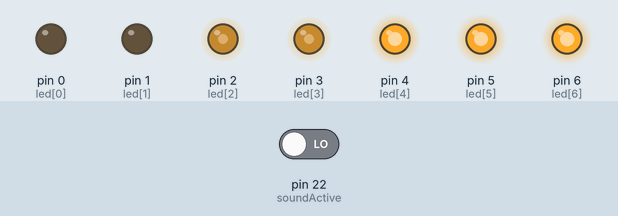
Bench run of a sketch on a simulated Arduino Mega 2560, built with avr-gcc and run on an emulated ATmega2560. Parts: output pins drawn as LEDs (lit = HIGH). Inputs (shaded band) come from the test bench; at power-on: pin 22 (soundActive) LOW.

Above: at 1.26 s.
1.3 s: pin 22 (soundActive) driven HIGH
At 2.3 s:
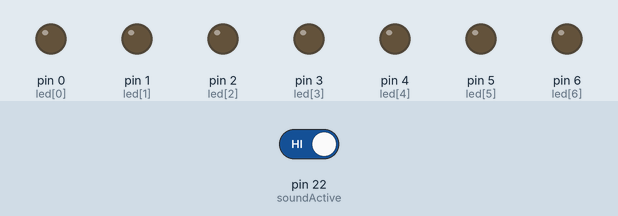
2.8 s: pin 22 (soundActive) driven LOW
At 2.96 s:
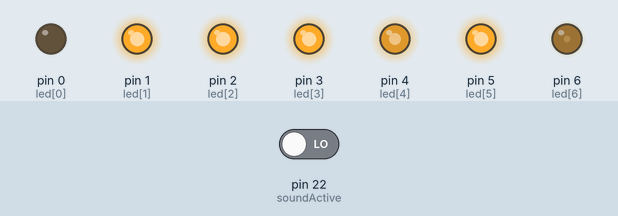
At 3.46 s:
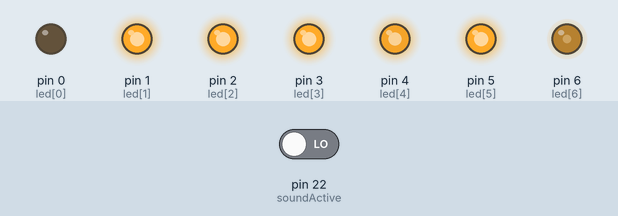
Timing chart, 0 to 22.3 s (numbered marks = the images above; inputs shaded):
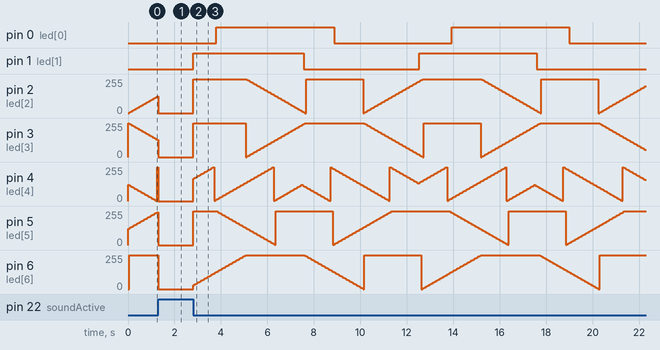

Measured:
- after the input at 1.3 s, pin 1 (led[1]): stays LOW (without the input it goes to HIGH after 1.2 s)
- after the input at 2.8 s, pin 0 (led[0]): alternates HIGH for 5.1 s and LOW for 5.1 s, starting after 1.0 s; pin 1 (led[1]): alternates HIGH for 4.9 s and LOW for 5.0 s, starting at once

The sketch:

TriggeredFade.ino
```cpp
/*
  Triggered Fade

  This code lights up an led that will fade in and out while audio is played from an
  Adafruit Soundboard.
*/

uint8_t led[] = {
    0, 1, 2, 3, 4, 5, 6
  };         // the PWM pin the LED is attached to
int brightness[] = {
    0, -122, 0, 255, 122, 122, 0
  };  // how bright the LED is
bool isIncreasing[] = {
    false, true, true, false, false, true, false
  };
uint8_t ledCount = 7;
uint8_t soundActive = 22;
int fadeAmount = 5;  // how many points to fade the LED by

// the setup routine runs once when you press reset:
void setup() {
  // declare pin 9 to be an output:
  for (int i = 0; i < ledCount; i++) {
    pinMode(led[i], OUTPUT);
  }
  pinMode(soundActive, INPUT);
}

// the loop routine runs over and over again forever:
void loop() {
  for (int i = 0; i < ledCount; i++) {
    // Adafruit Soundboard active pin outputs low when audio is playing
    if (digitalRead(soundActive)){
      // set the brightness of pin 9:
      analogWrite(led[i], 0);
    }
    else {
      analogWrite(led[i], brightness[i]);
    }

    // change the brightness for next time through the loop:
    if (isIncreasing[i]) {
      brightness[i] += fadeAmount;
    }
    else {
      brightness[i] -= fadeAmount;
    }

    // reverse the direction of the fading at the ends of the fade:
    if (brightness[i] <= -122 || brightness[i] >= 377) {
      isIncreasing[i] = !isIncreasing[i];
    }
  }

  // wait for 30 milliseconds to see the dimming effect
  delay(50);
}
```
